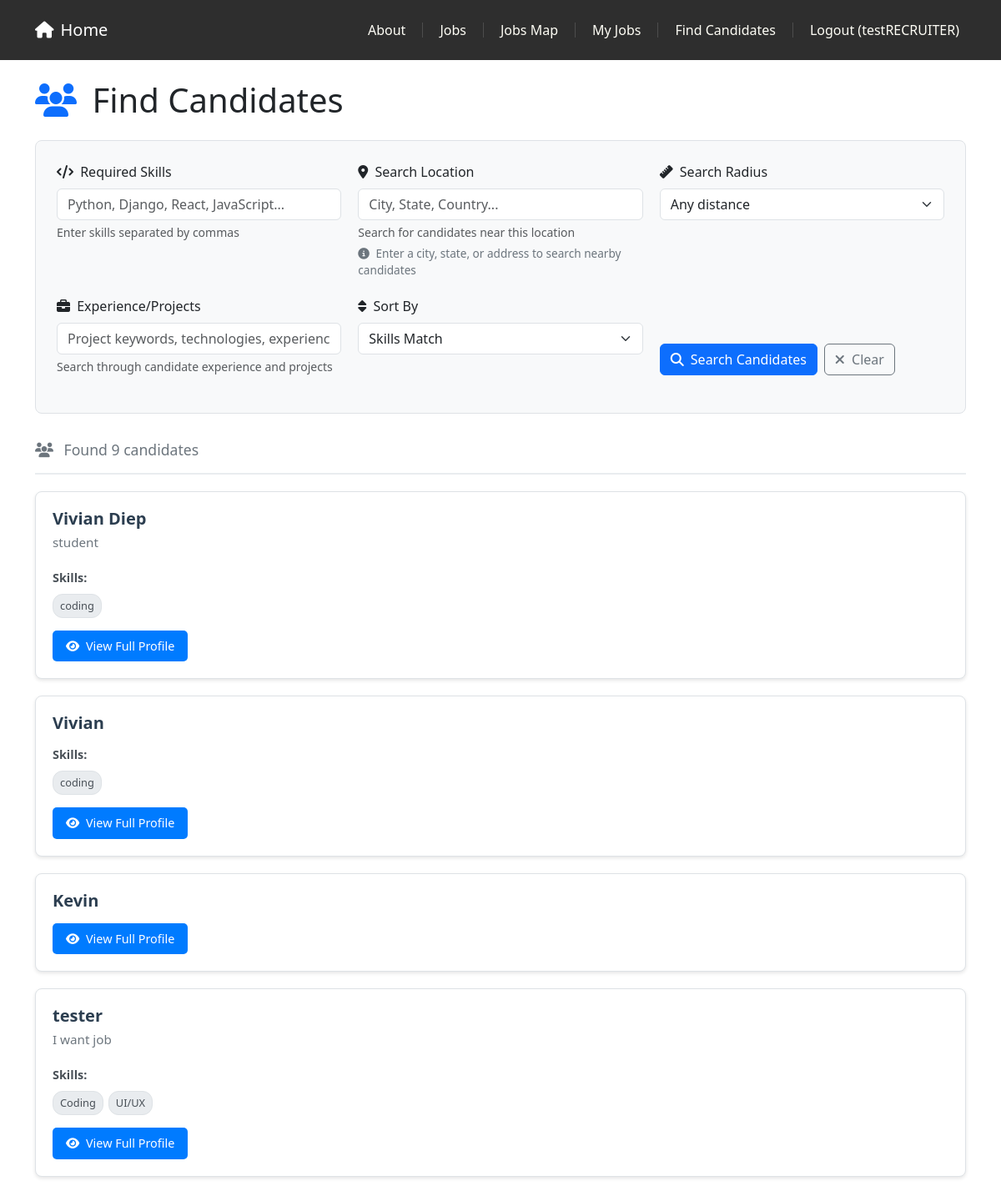
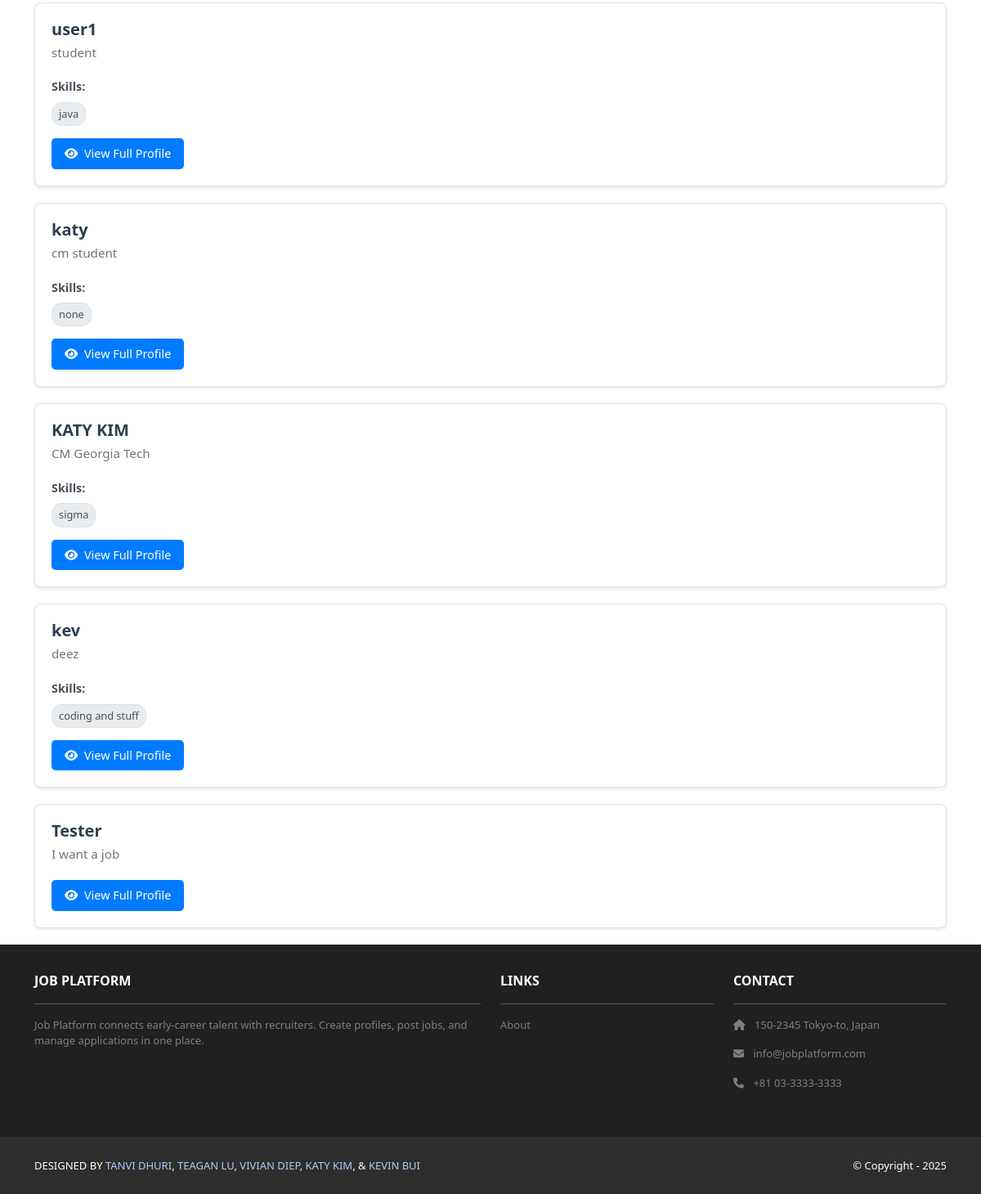
/jobs/recruiter/candidates/ (signed in), run on the app's committed database (2 pictures, top to bottom).
### profiles/models.py (models this page shows, shortened)
class Profile(models.Model):
	user = models.OneToOneField(settings.AUTH_USER_MODEL, on_delete=models.CASCADE, related_name='profile')
	name = models.CharField(max_length=150)
	headline = models.CharField(max_length=150, blank=True)
	skills = models.TextField(blank=True)
	education = models.TextField(blank=True)
	experience = models.TextField(blank=True)
	links = models.TextField(blank=True, help_text='Any links (one per line)')
	is_public = models.BooleanField(default=True, help_text='Make your profile visible to recruiters')
	show_contact_info = models.BooleanField(default=True, help_text='Show contact information to recruiters')
	show_experience = models.BooleanField(default=True, help_text='Show work experience to recruiters')
	show_education = models.BooleanField(default=True, help_text='Show education to recruiters')
	show_skills = models.BooleanField(default=True, help_text='Show skills to recruiters')
	show_links = models.BooleanField(default=True, help_text='Show links to recruiters')
	preferred_location_lat = models.DecimalField(max_digits=9, decimal_places=6, null=True, blank=True, help_text='Latitude of preferred location')
	preferred_location_lng = models.DecimalField(max_digits=9, decimal_places=6, null=True, blank=True, help_text='Longitude of preferred location')
	preferred_location_address = models.CharField(max_length=255, blank=True, help_text='Address of preferred location')
	commute_radius = models.IntegerField(default=25, help_text='Preferred commute radius in miles')
	created_at = models.DateTimeField(auto_now_add=True)
	updated_at = models.DateTimeField(auto_now=True)

### jobs/views.py (the view, shortened to what this page needs)
# urls.py: path('recruiter/candidates/', views.CandidateSearchView.as_view(), name='candidate_search'),
class CandidateSearchView(LoginRequiredMixin, RecruiterRequiredMixin, ListView):
    model = Profile
    template_name = 'jobs/candidate_search.html'
    context_object_name = 'candidates'
    paginate_by = 10
    def get_queryset(self):
        queryset = Profile.objects.filter(
            is_public=True
        ).select_related('user').order_by('-updated_at')
        form = CandidateSearchForm(self.request.GET)
        if form.is_valid():
            cleaned_data = form.cleaned_data
            if cleaned_data.get('experience'):
                experience_query = cleaned_data['experience']
                queryset = queryset.filter(
                    Q(experience__icontains=experience_query) |
                    Q(education__icontains=experience_query)
                )
            search_lat = cleaned_data.get('search_lat')
            search_lng = cleaned_data.get('search_lng')
            distance_radius = cleaned_data.get('distance_radius')
        return queryset
    def get_context_data(self, **kwargs):
        context = super().get_context_data(**kwargs)
        form = CandidateSearchForm(self.request.GET)
        context['form'] = form
        candidates_with_matches = []
        search_skills = []
        if form.is_valid() and form.cleaned_data.get('skills'):
            search_skills = [skill.strip().lower() for skill in form.cleaned_data['skills'].split(',') if skill.strip()]
        search_lat = None
        search_lng = None
        if form.is_valid():
            search_lat = form.cleaned_data.get('search_lat')
            search_lng = form.cleaned_data.get('search_lng')
        for candidate in context['candidates']:
            skills_list = []
            if candidate.skills:
                raw_skills = candidate.skills.replace('\n', ',').split(',')
                skills_list = [skill.strip() for skill in raw_skills if skill.strip()]
            candidate_data = {
                'profile': candidate,
                'skills_list': skills_list,
                'skills_match_percentage': 0,
                'matching_skills': [],
                'distance_from_search': None
            }
            candidates_with_matches.append(candidate_data)
        sort_by = form.cleaned_data.get('sort_by', 'skills_match') if form.is_valid() else 'skills_match'
        if sort_by == 'skills_match':
            candidates_with_matches.sort(key=lambda x: (-x['skills_match_percentage'], x['profile'].updated_at), reverse=True)
        elif sort_by == 'distance':
            candidates_with_matches.sort(key=lambda x: (x['distance_from_search'] or float('inf'), -x['skills_match_percentage']))
        elif sort_by == 'recent':
            candidates_with_matches.sort(key=lambda x: x['profile'].updated_at, reverse=True)
        elif sort_by == 'name':
            candidates_with_matches.sort(key=lambda x: x['profile'].name.lower())
        context['candidates'] = candidates_with_matches
        context['GOOGLE_MAPS_API_KEY'] = settings.GOOGLE_MAPS_API_KEY
        return context

### jobs/templates/jobs/candidate_search.html (shortened to what this page needs)
{% extends 'base.html' %}
{% load static %}
{% block extra_css %}
<link rel="stylesheet" href="{% static 'css/style.css' %}">
{% endblock %}
{% block content %}
<div class="container mt-4">
    <div class="row">
        <div class="col-12">
            <h1 class="mb-4">
                <i class="fas fa-users text-primary me-2"></i>
                Find Candidates
            </h1>
            <div class="search-filters">
                <form method="get" id="candidateSearchForm">
                    <div class="filter-row">
                        <div class="filter-group">
                            <label for="{{ form.skills.id_for_label }}" class="form-label">
                                <i class="fas fa-code me-1"></i>
                                {{ form.skills.label }}
                            </label>
                            {{ form.skills }}
                            <div class="form-text">{{ form.skills.help_text }}</div>
                        </div>
                        <div class="filter-group">
                            <label for="{{ form.location.id_for_label }}" class="form-label">
                                <i class="fas fa-map-marker-alt me-1"></i>
                                {{ form.location.label }}
                            </label>
                            {{ form.location }}
                            <div class="form-text">{{ form.location.help_text }}</div>
                            <div class="location-help">
                                <i class="fas fa-info-circle me-1"></i>
                                Enter a city, state, or address to search nearby candidates
                            </div>
                        </div>
                        <div class="filter-group">
                            <label for="{{ form.distance_radius.id_for_label }}" class="form-label">
                                <i class="fas fa-ruler me-1"></i>
                                {{ form.distance_radius.label }}
                            </label>
                            {{ form.distance_radius }}
                        </div>
                    </div>
                    <div class="filter-row">
                        <div class="filter-group">
                            <label for="{{ form.experience.id_for_label }}" class="form-label">
                                <i class="fas fa-briefcase me-1"></i>
                                {{ form.experience.label }}
                            </label>
                            {{ form.experience }}
                            <div class="form-text">{{ form.experience.help_text }}</div>
                        </div>
                        <div class="filter-group">
                            <label for="{{ form.sort_by.id_for_label }}" class="form-label">
                                <i class="fas fa-sort me-1"></i>
                                {{ form.sort_by.label }}
                            </label>
                            {{ form.sort_by }}
                        </div>
                        <div class="filter-group d-flex align-items-end">
                            <button type="submit" class="btn btn-primary me-2">
                                <i class="fas fa-search me-1"></i>
                                Search Candidates
                            </button>
                            <a href="{% url 'jobs:candidate_search' %}" class="btn btn-outline-secondary">
                                <i class="fas fa-times me-1"></i>
                                Clear
                            </a>
                        </div>
                    </div>
                </form>
            </div>
            <div class="results-header">
                <div class="results-count">
                    <i class="fas fa-users me-2"></i>
                    Found {{ candidates|length }} candidate{{ candidates|length|pluralize }}
                </div>
            </div>
            {% if candidates %}
                <div class="candidates-list">
                    {% for candidate_data in candidates %}
                        <div class="candidate-card">
                            <div class="candidate-header">
                                <div>
                                    <h3 class="candidate-name">{{ candidate_data.profile.name }}</h3>
                                    {% if candidate_data.profile.headline %}
                                        <p class="candidate-headline">{{ candidate_data.profile.headline }}</p>
                                    {% endif %}
                                </div>
                            </div>
                            {% if candidate_data.skills_list %}
                                <div class="skills-section">
                                    <div class="skills-label">Skills:</div>
                                    <div class="skills-list">
                                        {% for skill in candidate_data.skills_list %}
                                            <span class="skill-tag {% if skill|lower in candidate_data.matching_skills %}matching{% endif %}">
                                                {{ skill }}
                                            </span>
                                        {% endfor %}
                                    </div>
                                </div>
                            {% endif %}
                            <div class="candidate-actions">
                                <button type="button" class="btn btn-view-profile"
                                        data-bs-toggle="modal"
                                        data-bs-target="#candidateModal{{ candidate_data.profile.id }}">
                                    <i class="fas fa-eye me-1"></i>
                                    View Full Profile
                                </button>
                            </div>
                        </div>
                    {% endfor %}
                </div>
            {% endif %}
        </div>
    </div>
</div>
{% endblock %}

### jobsearchplatform/templates/base.html (shortened to what this page needs)
<!DOCTYPE html>
<html>
    {% load static %}
  {% load account_tags %}
    <head>
        <link href = "https://cdn.jsdelivr.net/npm/bootstrap@5.3.3/dist/css/bootstrap.min.css" rel="stylesheet">
        <link rel= "stylesheet" href="https://cdnjs.cloudflare.com/ajax/libs/font-awesome/6.1.1/css/all.min.css">
        <link rel="stylesheet" type="text/css" href="{% static 'css/style.css' %}">
        {% block extra_css %}{% endblock %}
    </head>
    <body>
        <nav class="p-3 navbar navbar-dark bg-dark
        navbar-expand-lg">
     <div class="container">
       <a class="navbar-brand"
          href="{% url 'home.index' %}">
          <i class="fas fa-home me-2"></i>Home
       </a>
       <div class="collapse navbar-collapse"
            id="navbarNavAltMarkup">
         <div class="navbar-nav ms-auto navbar-ml">
           <a class="nav-link" href="{% url 'home.about' %}">About</a>
           {% if user.is_authenticated %}
             <a class="nav-link" href="{% url 'jobs:public_list' %}">Jobs</a>
             <a class="nav-link" href="{% url 'jobs:job_map' %}">Jobs Map</a>
             {% load account_tags %}
             {% if user|has_group:'recruiter' %}
               <a class="nav-link" href="{% url 'jobs:my_list' %}">My Jobs</a>
               <a class="nav-link" href="{% url 'jobs:candidate_search' %}">Find Candidates</a>
             {% endif %}
             <a class="nav-link" href="{% url 'accounts:logout' %}">Logout ({{ user.username }})</a>
           {% else %}
             <a class="nav-link" href="{% url 'accounts:login' %}">Login</a>
             <span class="nav-separator"></span>
             <a class="nav-link" href="{% url 'accounts:signup' %}">Sign Up</a>
           {% endif %}
         </div>
       </div>
     </div>
   </nav>
        <div>
            {% block content %}
            {% endblock content %}
        </div>
        <section class="p-3 ms-footer d-none d-md-block">
            <div class="container">
              <div class="row mt-3 text-white">
                <div class="col-md-6 col-lg-6 col-xl-6
                     mx-auto mb-4">
                  <b>JOB PLATFORM</b>
                  <hr />
                  <p>
                    Job Platform connects early‑career talent with recruiters.
                    Create profiles, post jobs, and manage applications in one place.
                  </p>
                </div>
                <div class="col-md-3 col-lg-3 col-xl-3
                     mx-auto mb-4">
                  <b>LINKS</b>
                  <hr />
                  <p><a class="nav-link"
                    href="{% url 'home.about' %}">
                    About
                  </a></p>
                </div>
                <div class="col-md-3 col-lg-3 col-xl-3 mx-auto
                     mb-4">
                  <b>CONTACT</b>
                  <hr />
                  <p><i class="fas fa-home me-2"></i>
                    150-2345 Tokyo-to, Japan
                  </p>
                  <p><i class="fas fa-envelope me-2"></i>
                    info@jobplatform.com
                  </p>
                  <p><i class="fas fa-phone me-2"></i>
                    +81 03-3333-3333
                  </p>
                </div>
              </div>
            </div>
          </section>
          <section class="p-3 ms-footer-bottom bg-dark">
            <div class="container d-flex
                 justify-content-between">
              <div class="me-5 text-white">
                <span>DESIGNED BY
                  <a href="https://www.x.com/danielgarax"
                  target="_blank">TANVI DHURI</a>,
                  <a href="https://www.x.com/greglim81"
                  target="_blank">TEAGAN LU</a>,
                  <a href="https://www.x.com/danielgarax"
                  target="_blank">VIVIAN DIEP</a>,
                  <a href="https://www.x.com/greglim81"
                  target="_blank">KATY KIM</a>, &
                  <a href="https://www.x.com/greglim81"
                  target="_blank">KEVIN BUI</a>
                </span>
              </div>
              <div class="text-white">
                <span>© Copyright - 2025</span>
              </div>
            </div>
          </section>
    </body>
</html>

### data on the page
Profile: profile.name "Vivian Diep", profile.headline "student", skills_list "coding"
Profile: profile.name "Vivian", skills_list "coding"
Profile: profile.name "Kevin"
Profile: profile.name "tester", profile.headline "I want job", skills_list "Coding" "UI/UX"
Profile: profile.name "user1", profile.headline "student", skills_list "java"
Profile: profile.name "katy", profile.headline "cm student", skills_list "none"
Profile: profile.name "KATY KIM", profile.headline "CM Georgia Tech", skills_list "sigma"
Profile: profile.name "kev", profile.headline "deez", skills_list "coding and stuff"
Profile: profile.name "Tester", profile.headline "I want a job"

### other printed values
{{ user.username }} "testRECRUITER"
{{ candidates|length }} "9"
